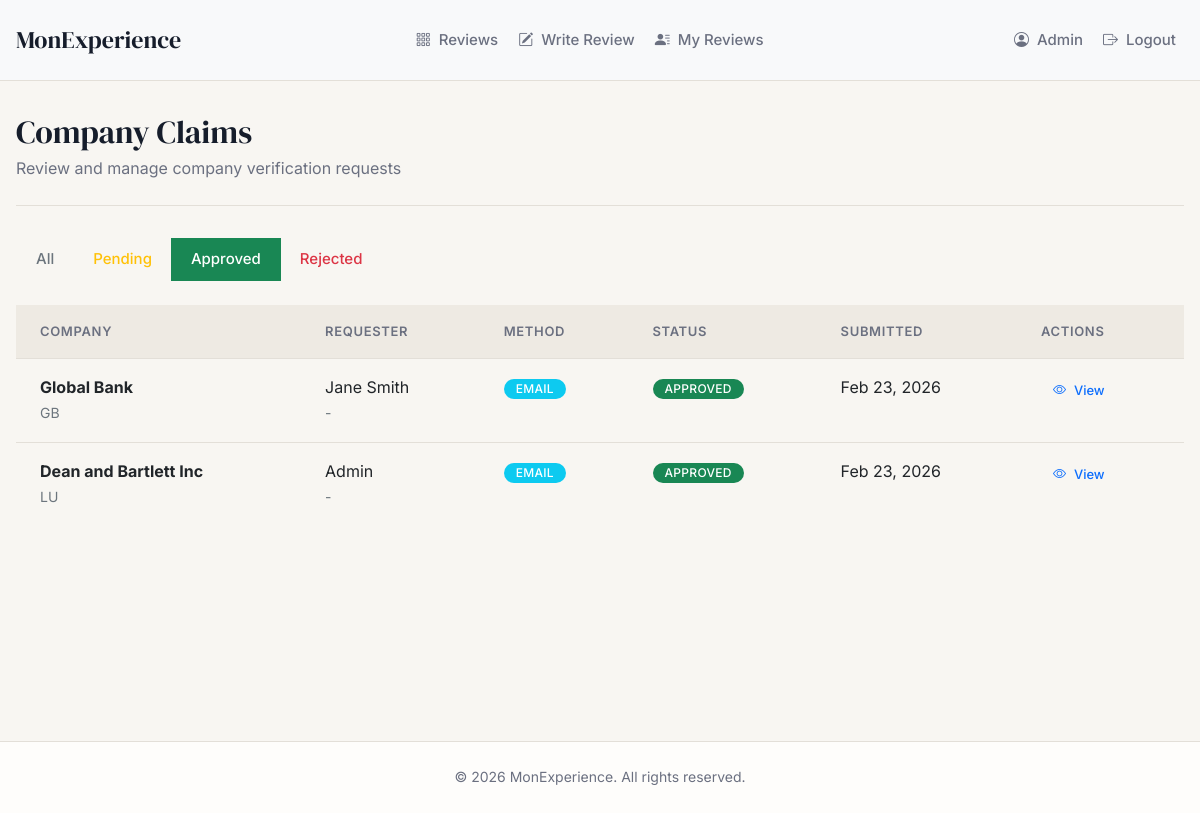
/companies/admin/claims/?status=approved (signed in), run on the app's committed database.
### apps/users/models.py (models this page shows, shortened)
class User(AbstractUser):
    id = models.UUIDField(primary_key=True, default=uuid.uuid4, editable=False)
    bio = models.TextField(blank=True)
    avatar = models.ImageField(upload_to="users/avatars/", blank=True)
    country = CountryField()
    phone = PhoneNumberField(
        unique=True,
        region=None,
        help_text="Phone number with country code (e.g., +1234567890)"
    )
    full_name = models.CharField(max_length=150, blank=True, verbose_name="Full Name")
    created_at = models.DateTimeField(auto_now_add=True)
    updated_at = models.DateTimeField(auto_now=True)
    username = None
    USERNAME_FIELD = "phone"
    REQUIRED_FIELDS = ["full_name"]
    class Meta:
        db_table = "users"

### apps/companies/models.py (models this page shows, shortened)
class CompanyClaim(models.Model):
    class Status(models.TextChoices):
        PENDING = "pending", "Pending Review"
        APPROVED = "approved", "Approved"
        REJECTED = "rejected", "Rejected"
    class VerificationMethod(models.TextChoices):
        EMAIL = "email", "Company Email"
        DOCUMENTS = "documents", "Business Documents"
        EMPLOYMENT = "employment", "Proof of Employment"
        WEBSITE = "website", "Website Verification"
    id = models.UUIDField(primary_key=True, default=uuid.uuid4, editable=False)
    user = models.ForeignKey(
        settings.AUTH_USER_MODEL,
        on_delete=models.CASCADE,
        related_name="company_claims"
    )
    company = models.ForeignKey(
        Company,
        on_delete=models.CASCADE,
        related_name="claim_requests"
    )
    status = models.CharField(
        max_length=20,
        choices=Status.choices,
        default=Status.PENDING
    )
    verification_method = models.CharField(
        max_length=20,
        choices=VerificationMethod.choices
    )
    verification_email = models.EmailField(
        blank=True,
        help_text="Company email for verification"
    )
    verification_document = models.FileField(
        upload_to="company_verification/documents/",
        blank=True,
        help_text="Upload business registration or authorization document"
    )
    verification_website_code = models.CharField(
        max_length=100,
        blank=True,
        help_text="Verification code placed on company website"
    )
    requester_name = models.CharField(
        max_length=150,
        blank=True,
        help_text="Name of person submitting the claim"
    )
    requester_role = models.CharField(
        max_length=100,
        blank=True,
        help_text="Role/position of requester at company"
    )
    requester_notes = models.TextField(
        blank=True,
        help_text="Additional notes for verification"
    )
    reviewed_by = models.ForeignKey(
        settings.AUTH_USER_MODEL,
        on_delete=models.SET_NULL,
        null=True,
        blank=True,
        related_name="reviewed_claims"
    )
    reviewed_at = models.DateTimeField(
        null=True,
        blank=True,
        help_text="When the claim was reviewed"
    )
    rejection_reason = models.TextField(
        blank=True,
        help_text="Reason for rejection"
    )
    admin_notes = models.TextField(
        blank=True,
        help_text="Internal notes for the review"
    )
    created_at = models.DateTimeField(auto_now_add=True)
    updated_at = models.DateTimeField(auto_now=True)
    class Meta:
        db_table = "company_claims"
        ordering = ["-created_at"]
        constraints = [
            models.UniqueConstraint(
                fields=["user", "company"],
                name="unique_claim_per_company"
            )
        ]

class Company(models.Model):
    id = models.UUIDField(primary_key=True, default=uuid.uuid4, editable=False)
    name = models.CharField(max_length=255)
    country = CountryField()
    city = models.CharField(max_length=100, blank=True)
    address = models.TextField(blank=True)
    phone = PhoneNumberField(region=None, blank=True, help_text="Company phone with country code")
    website = models.URLField(blank=True, help_text="Company website URL")
    industry = models.CharField(max_length=100, blank=True, help_text="Industry or sector")
    created_at = models.DateTimeField(auto_now_add=True)
    updated_at = models.DateTimeField(auto_now=True)
    is_verified = models.BooleanField(default=False, help_text="Whether company has been verified")
    verified_at = models.DateTimeField(null=True, blank=True, help_text="When company was verified")
    claimed_by = models.OneToOneField(
        settings.AUTH_USER_MODEL,
        on_delete=models.SET_NULL,
        null=True,
        blank=True,
        related_name="claimed_company",
        help_text="User who verified and manages this company account"
    )
    objects = CompanyManager()
    class Meta:
        db_table = "companies"
        ordering = ["name"]
        constraints = [
            models.UniqueConstraint(fields=["name", "country"], name="unique_company_name_country")
        ]
        indexes = [
            models.Index(fields=["name", "country"]),
        ]

### apps/companies/views.py (the view)
# urls.py: path('admin/claims/', views.admin_claim_list_view, name='admin_claim_list'),
@login_required
def admin_claim_list_view(request):
    if not request.user.is_staff:
        messages.error(request, "You don't have permission to view this page.")
        return redirect('review_list')
    status_filter = request.GET.get('status')
    claims = selectors.claim_request_list(status=status_filter)
    paginator = Paginator(claims, 20)
    page_number = request.GET.get('page')
    claims_page = paginator.get_page(page_number)
    return render(request, 'companies/admin/claim_list.html', {
        'claims': claims_page,
        'status_filter': status_filter
    })

### apps/companies/selectors.py (called while the page is built)
def claim_request_list(status=None, user=None):
    queryset = CompanyClaim.objects.all()
    if status:
        queryset = queryset.filter(status=status)
    if user:
        queryset = queryset.filter(user=user)
    return queryset.select_related('user', 'company', 'reviewed_by')

def company_get_for_user(user):
    if not user.is_authenticated:
        return None
    try:
        return Company.objects.get(claimed_by=user)
    except Company.DoesNotExist:
        return None

### config/context_processors.py (called while the page is built)
def company_context(request):
    if request.user.is_authenticated:
        claimed_company = company_get_for_user(request.user)
        return {
            'claimed_company': claimed_company,
        }
    return {}

### templates/companies/admin/claim_list.html (shortened to what this page needs)
{% extends "base.html" %}
{% block content %}
<div class="page-header">
    <div>
        <h1 class="page-title">Company Claims</h1>
        <p class="page-subtitle">Review and manage company verification requests</p>
    </div>
</div>
<div class="mb-4">
    <div class="btn-group" role="group">
        <a href="{% url 'admin_claim_list' %}" class="btn btn-outline-secondary {% if not status_filter %}active{% endif %}">
            All
        </a>
        <a href="{% url 'admin_claim_list' %}?status=pending" class="btn btn-outline-warning {% if status_filter == 'pending' %}active{% endif %}">
            Pending
        </a>
        <a href="{% url 'admin_claim_list' %}?status=approved" class="btn btn-outline-success {% if status_filter == 'approved' %}active{% endif %}">
            Approved
        </a>
        <a href="{% url 'admin_claim_list' %}?status=rejected" class="btn btn-outline-danger {% if status_filter == 'rejected' %}active{% endif %}">
            Rejected
        </a>
    </div>
</div>
{% if claims %}
<table class="table table-hover">
    <thead>
        <tr>
            <th>Company</th>
            <th>Requester</th>
            <th>Method</th>
            <th>Status</th>
            <th>Submitted</th>
            <th>Actions</th>
        </tr>
    </thead>
    <tbody>
        {% for claim in claims %}
        <tr>
            <td>
                <strong>{{ claim.company.name }}</strong><br>
                <small class="text-muted">{{ claim.company.country }}</small>
            </td>
            <td>
                {{ claim.requester_name|default:claim.user.full_name }}<br>
                <small class="text-muted">{{ claim.requester_role|default:"-" }}</small>
            </td>
            <td>
                {% if claim.verification_method == 'email' %}
                <span class="badge bg-info">Email</span>
                {% elif claim.verification_method == 'documents' %}
                <span class="badge bg-secondary">Documents</span>
                {% elif claim.verification_method == 'employment' %}
                <span class="badge bg-primary">Employment</span>
                {% else %}
                <span class="badge bg-dark">Website</span>
                {% endif %}
            </td>
            <td>
                {% if claim.status == 'pending' %}
                <span class="badge bg-warning text-dark">Pending</span>
                {% elif claim.status == 'approved' %}
                <span class="badge bg-success">Approved</span>
                {% else %}
                <span class="badge bg-danger">Rejected</span>
                {% endif %}
            </td>
            <td>{{ claim.created_at|date:"M d, Y" }}</td>
            <td>
                <a href="{% url 'admin_claim_detail' claim.id %}" class="btn btn-sm btn-outline-primary">
                    <i class="bi bi-eye"></i> View
                </a>
            </td>
        </tr>
        {% endfor %}
    </tbody>
</table>
{% endif %}
{% endblock %}

### templates/base.html (shortened to what this page needs)
{% load static %}
<!DOCTYPE html>
<html lang="en">
<head>
    <link href="https://cdn.jsdelivr.net/npm/bootstrap@5.2.3/dist/css/bootstrap.min.css" rel="stylesheet">
    <link rel="stylesheet" href="https://cdn.jsdelivr.net/npm/bootstrap-icons@1.11.0/font/bootstrap-icons.css">
    <link rel="stylesheet" href="https://cdn.jsdelivr.net/npm/select2@4.0.13/dist/css/select2.min.css" />
    <link rel="stylesheet" href="https://cdn.jsdelivr.net/npm/select2-bootstrap-5-theme@1.3.0/dist/select2-bootstrap-5-theme.min.css" />
    <link rel="stylesheet" href="{% static 'css/styles.css' %}">
</head>
<body>
    <nav class="navbar navbar-expand-lg navbar-light bg-light">
        <div class="container navbar-container">
            <div class="navbar-brand-wrapper">
                <a class="navbar-brand" href="{% url 'review_list' %}">
                    MonExperience
                </a>
            </div>
            <div class="collapse navbar-collapse navbar-menu" id="navbarMenu">
                <ul class="navbar-nav navbar-nav-right me-auto">
                    <li class="nav-item">
                        <a class="nav-link" href="{% url 'review_list' %}">
                            <i class="bi bi-grid-3x3-gap"></i> Reviews
                        </a>
                    </li>
                    {% if user.is_authenticated %}
                    {% if not claimed_company %}
                    <li class="nav-item">
                        <a class="nav-link" href="{% url 'review_create' %}">
                            <i class="bi bi-pencil-square"></i> Write Review
                        </a>
                    </li>
                    {% endif %}
                    {% if not claimed_company %}
                    <li class="nav-item">
                        <a class="nav-link" href="{% url 'my_reviews' %}">
                            <i class="bi bi-person-lines-fill"></i> My Reviews
                        </a>
                    </li>
                    {% endif %}
                    {% endif %}
                </ul>
                <ul class="navbar-nav ms-auto navbar-nav-right">
                    {% if user.is_authenticated %}
                    <li class="nav-item">
                        <a class="nav-link" href="{% url 'profile' %}">
                            <i class="bi bi-person-circle"></i>
                            {{ user.full_name|default:user.phone }}
                        </a>
                    </li>
                    <li class="nav-item">
                        <a class="nav-link" href="{% url 'logout' %}">
                            <i class="bi bi-box-arrow-right"></i> Logout
                        </a>
                    </li>
                    {% endif %}
                </ul>
            </div>
        </div>
    </nav>
    <main class="main-content">
        <div class="container">
            {% block content %}{% endblock %}
        </div>
    </main>
    <footer class="footer">
        <div class="container">
            <p class="footer-content mb-0">&copy; 2026 MonExperience. All rights reserved.</p>
        </div>
    </footer>
</body>
</html>

### data on the page
User: full_name "Admin"
CompanyClaim: company.name "Global Bank", company.country "GB", requester_name "Jane Smith", requester_role "-", verification_method "EMAIL", status "APPROVED", created_at "Feb 23, 2026"
CompanyClaim: company.name "Dean and Bartlett Inc", company.country "LU", requester_name "Admin", requester_role "-", verification_method "EMAIL", status "APPROVED", created_at "Feb 23, 2026"
